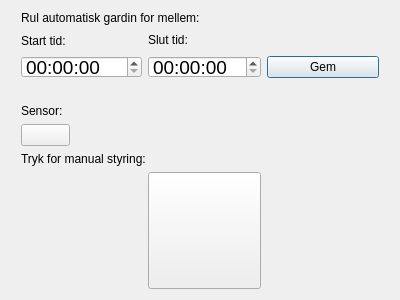
<?xml version="1.0" encoding="UTF-8"?>
<ui version="4.0">
 <class>GardinStyring</class>
 <widget class="QDialog" name="GardinStyring">
  <property name="geometry">
   <rect>
    <x>0</x>
    <y>0</y>
    <width>400</width>
    <height>300</height>
   </rect>
  </property>
  <property name="windowTitle">
   <string>Dialog</string>
  </property>
  <layout class="QGridLayout" name="gridLayout">
   <item row="0" column="1" colspan="2">
    <widget class="QLabel" name="label">
     <property name="sizePolicy">
      <sizepolicy hsizetype="Preferred" vsizetype="Expanding">
       <horstretch>0</horstretch>
       <verstretch>0</verstretch>
      </sizepolicy>
     </property>
     <property name="text">
      <string>Rul automatisk gardin for mellem:</string>
     </property>
    </widget>
   </item>
   <item row="1" column="1">
    <widget class="QLabel" name="startlabel">
     <property name="sizePolicy">
      <sizepolicy hsizetype="Preferred" vsizetype="Expanding">
       <horstretch>0</horstretch>
       <verstretch>1</verstretch>
      </sizepolicy>
     </property>
     <property name="text">
      <string>Start tid:</string>
     </property>
    </widget>
   </item>
   <item row="1" column="2">
    <widget class="QLabel" name="slutlabel">
     <property name="sizePolicy">
      <sizepolicy hsizetype="Preferred" vsizetype="Maximum">
       <horstretch>0</horstretch>
       <verstretch>0</verstretch>
      </sizepolicy>
     </property>
     <property name="text">
      <string>Slut tid:</string>
     </property>
    </widget>
   </item>
   <item row="7" column="3">
    <spacer name="horizontalSpacer_3">
     <property name="orientation">
      <enum>Qt::Horizontal</enum>
     </property>
     <property name="sizeHint" stdset="0">
      <size>
       <width>81</width>
       <height>20</height>
      </size>
     </property>
    </spacer>
   </item>
   <item row="2" column="1">
    <widget class="QTimeEdit" name="startTimeEdit">
     <property name="sizePolicy">
      <sizepolicy hsizetype="Expanding" vsizetype="Expanding">
       <horstretch>0</horstretch>
       <verstretch>1</verstretch>
      </sizepolicy>
     </property>
     <property name="minimumSize">
      <size>
       <width>0</width>
       <height>17</height>
      </size>
     </property>
     <property name="maximumSize">
      <size>
       <width>300</width>
       <height>190</height>
      </size>
     </property>
     <property name="font">
      <font>
       <pointsize>14</pointsize>
      </font>
     </property>
    </widget>
   </item>
   <item row="2" column="2">
    <widget class="QTimeEdit" name="slutTimeEdit">
     <property name="sizePolicy">
      <sizepolicy hsizetype="Expanding" vsizetype="Expanding">
       <horstretch>0</horstretch>
       <verstretch>1</verstretch>
      </sizepolicy>
     </property>
     <property name="minimumSize">
      <size>
       <width>0</width>
       <height>17</height>
      </size>
     </property>
     <property name="maximumSize">
      <size>
       <width>300</width>
       <height>190</height>
      </size>
     </property>
     <property name="font">
      <font>
       <pointsize>14</pointsize>
      </font>
     </property>
    </widget>
   </item>
   <item row="2" column="3">
    <widget class="QPushButton" name="gemPushButton">
     <property name="sizePolicy">
      <sizepolicy hsizetype="Minimum" vsizetype="Expanding">
       <horstretch>0</horstretch>
       <verstretch>0</verstretch>
      </sizepolicy>
     </property>
     <property name="maximumSize">
      <size>
       <width>300</width>
       <height>16777215</height>
      </size>
     </property>
     <property name="text">
      <string>Gem</string>
     </property>
    </widget>
   </item>
   <item row="3" column="1" colspan="3">
    <widget class="QLabel" name="statuslabel">
     <property name="text">
      <string/>
     </property>
    </widget>
   </item>
   <item row="6" column="1" colspan="3">
    <widget class="QLabel" name="label_2">
     <property name="text">
      <string>Tryk for manual styring:</string>
     </property>
    </widget>
   </item>
   <item row="7" column="0">
    <spacer name="horizontalSpacer_4">
     <property name="orientation">
      <enum>Qt::Horizontal</enum>
     </property>
     <property name="sizeType">
      <enum>QSizePolicy::Maximum</enum>
     </property>
     <property name="sizeHint" stdset="0">
      <size>
       <width>10</width>
       <height>20</height>
      </size>
     </property>
    </spacer>
   </item>
   <item row="7" column="1">
    <spacer name="horizontalSpacer_2">
     <property name="orientation">
      <enum>Qt::Horizontal</enum>
     </property>
     <property name="sizeHint" stdset="0">
      <size>
       <width>121</width>
       <height>20</height>
      </size>
     </property>
    </spacer>
   </item>
   <item row="7" column="2">
    <widget class="QPushButton" name="OnOffButton">
     <property name="sizePolicy">
      <sizepolicy hsizetype="Expanding" vsizetype="Expanding">
       <horstretch>0</horstretch>
       <verstretch>6</verstretch>
      </sizepolicy>
     </property>
     <property name="maximumSize">
      <size>
       <width>1677721</width>
       <height>16777215</height>
      </size>
     </property>
     <property name="styleSheet">
      <string notr="true">#OnOffButton{
border-image: url(:gardinl.png);


}
#OnOffButton:checked
{
border-image: url(:gardinr.png);
}
#OnOffButton:enabled
{
	color: red
}</string>
     </property>
     <property name="text">
      <string/>
     </property>
     <property name="checkable">
      <bool>true</bool>
     </property>
    </widget>
   </item>
   <item row="7" column="4">
    <spacer name="horizontalSpacer">
     <property name="orientation">
      <enum>Qt::Horizontal</enum>
     </property>
     <property name="sizeType">
      <enum>QSizePolicy::Maximum</enum>
     </property>
     <property name="sizeHint" stdset="0">
      <size>
       <width>10</width>
       <height>20</height>
      </size>
     </property>
    </spacer>
   </item>
   <item row="4" column="1">
    <widget class="QLabel" name="SensorLabel">
     <property name="text">
      <string>Sensor:</string>
     </property>
    </widget>
   </item>
   <item row="5" column="1">
    <widget class="QPushButton" name="pushButton">
     <property name="sizePolicy">
      <sizepolicy hsizetype="Fixed" vsizetype="Expanding">
       <horstretch>0</horstretch>
       <verstretch>1</verstretch>
      </sizepolicy>
     </property>
     <property name="maximumSize">
      <size>
       <width>49</width>
       <height>29</height>
      </size>
     </property>
     <property name="styleSheet">
      <string notr="true">#pushButton{
border-image: url(:offt.png);


}
#pushButton:checked
{
border-image: url(:ont.png);
}
#OnOffButton:enabled
{
	color: red
}</string>
     </property>
     <property name="text">
      <string/>
     </property>
     <property name="checkable">
      <bool>true</bool>
     </property>
    </widget>
   </item>
  </layout>
 </widget>
 <resources/>
 <connections/>
</ui>
